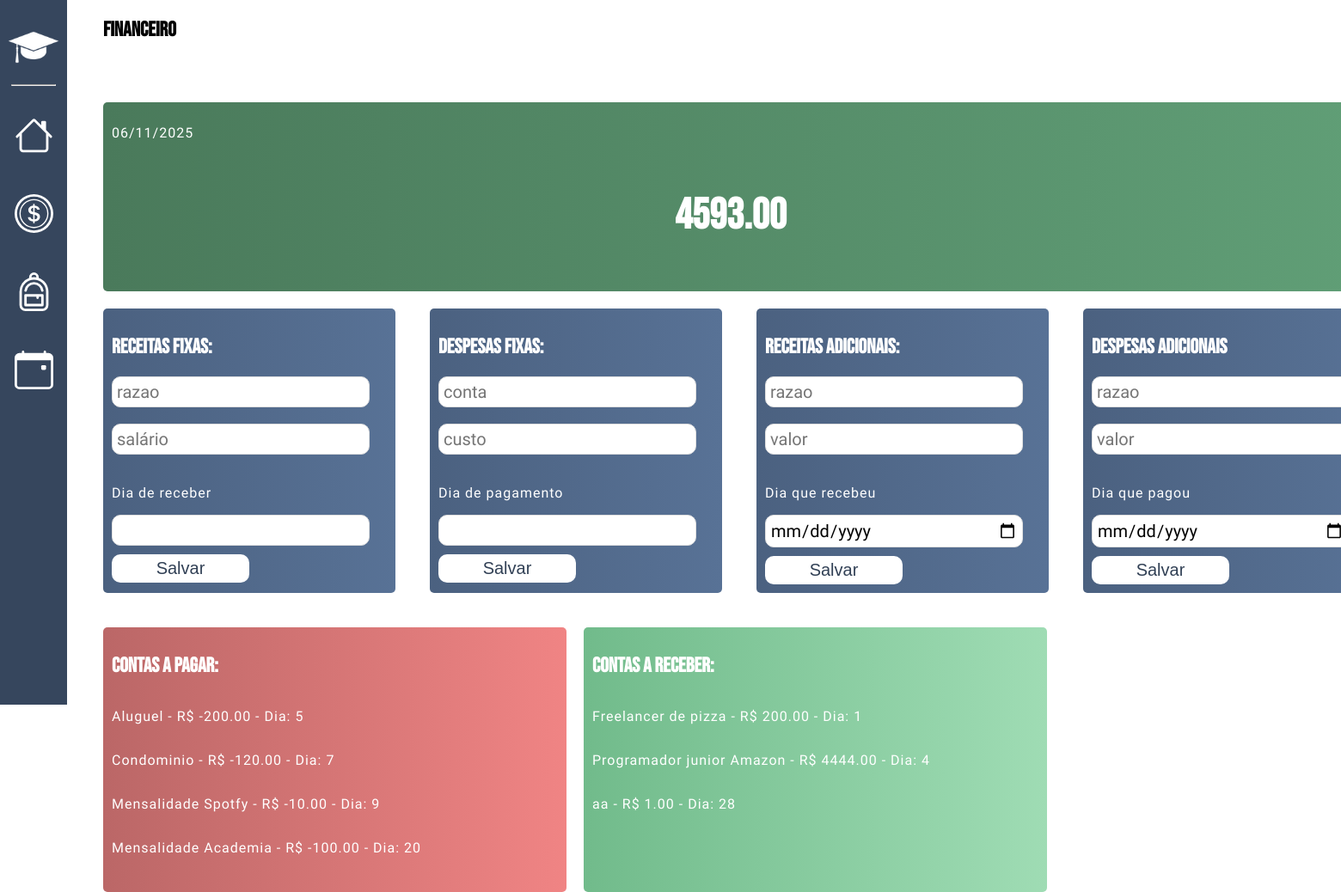
/hub/financeiro/financeiro.php (signed in), run on an earlier commit of the app's database.
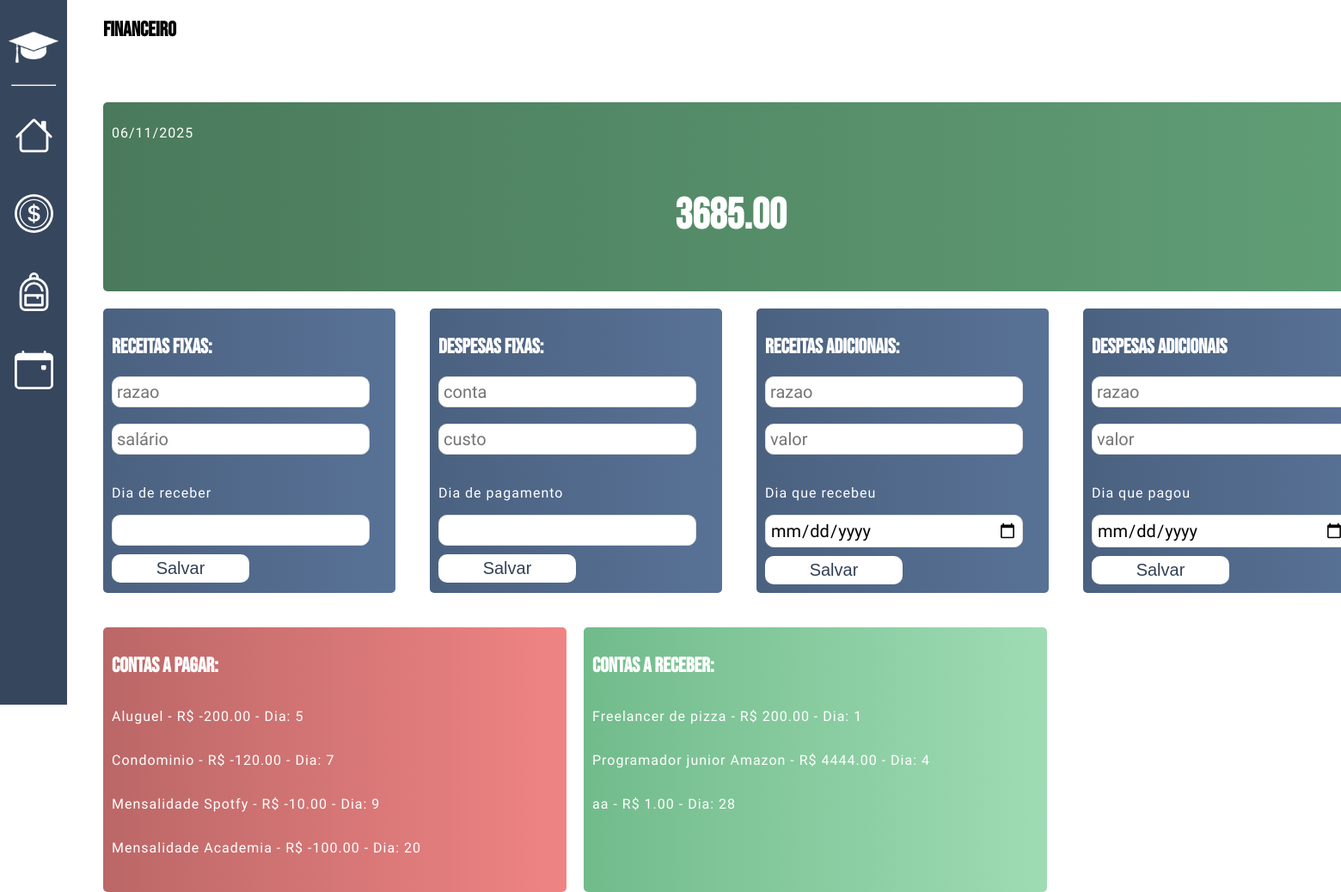
And on a later commit of the database.
### tables this page shows
CREATE TABLE IF NOT EXISTS `usuarios` (
  `id_usuario` int NOT NULL AUTO_INCREMENT,
  `nome_usuario` varchar(100) NOT NULL,
  `email_usuario` varchar(100) NOT NULL,
  `senha` varchar(255) NOT NULL,
  `saldo` decimal(15,2) NOT NULL DEFAULT '0.00',
  PRIMARY KEY (`id_usuario`),
  UNIQUE KEY `email_usuario` (`email_usuario`)
);

CREATE TABLE IF NOT EXISTS `valores_fixos` (
  `id` int NOT NULL AUTO_INCREMENT,
  `razao` varchar(64) NOT NULL,
  `valor` decimal(15,2) NOT NULL,
  `dia` int NOT NULL,
  `id_usuario` int NOT NULL,
  PRIMARY KEY (`id`),
  KEY `id_usuario` (`id_usuario`)
);

### hub/financeiro/financeiro.php (the view, shortened to what this page needs)
<?php
    include('../../php/conexao.php');
?>
<!DOCTYPE html>
<html lang="pt-BR">
    <head>
        <link rel="stylesheet" href="../../Pagprincipal/pagprin.css">
        <link rel="stylesheet" href="../nav.css">
        <link rel="stylesheet" href="financeiro.css">
    </head>
    <body>
        <div class="container">
           <nav>
                <Img src="../../imgeral/EDUCA (50 x 50 px).png">
                    <hr width="50px">
                        <ul class="icones">
                            <li class="home">
                                <div>
                                    <a href="../dashboard/dashboard.php">
                                        <button>
                                        </button>
                                    </a>
                                </div>
                            </li>
                            <li class="financeiro">
                                <div>
                                    <a href="../financeiro/financeiro.php">
                                        <button>
                                        </button>
                                    </a>
                                </div>
                            </li>
                            <li class="planejamento">
                                <a href="../planejamento/planejamento.php">
                                    <button>
                                    </button>
                                </a>
                            </li>
                            <li>
                            <div class="calendario" >
                                <a href="../historico/historico.php">
                                    <button>
                                    </button>
                                </a>
                            </div>
                            </li>
                        </ul>
            </nav>
             <section class="dashboard">
                <h1 class="Titulo"> Financeiro </h1>
                <div class="boxes">
                    <div class="box" id="box1">
                        <p> <?php echo date("d/m/Y"); ?> </p>
                        <h1> <?php echo $conn->query("SELECT saldo FROM usuarios WHERE id_usuario={$_SESSION["id_usuario"]}")->fetch_assoc()["saldo"]?> </h1>
                    </div>
                </div>
                <div class="boxes2">
                    <div class="box" id="box3">
                        <form method="post" action="handler.php">
                            <h1> Receitas Fixas:</h1>
                            <label>
                                <input type="text" name="razao" placeholder="razao">
                            </label><br><br>
                            <label>
                                <input type="number" name="valor" placeholder="salário">
                            </label><br><br>
                            <label>
                                <p> Dia de receber</p>
                                <input type="number" name="dia">
                            </label>
                            <button type="submit"> Salvar</button>
                        </form>
                    </div>
                    <div class="box" id="box3">
                        <form method="post" action="handler.php">
                            <h1> Despesas fixas:</h1>
                            <Label>
                                <input type="text" name="razao" placeholder="conta">
                            </Label><br><br>
                            <Label>
                                <input type="number" name="valor" placeholder="custo">
                            </Label><br><br>
                            <label>
                                <p> Dia de pagamento </p>
                                <input type="number" name="dia">
                            </label>
                            <button type="submit"> Salvar</button>
                        </form>
                    </div>
                    <div class="box" id="box3">
                        <form method="post" action="handler.php">
                            <h1> Receitas adicionais:</h1>
                            <Label>
                                <input type="text" name="razao" placeholder="razao">
                            </Label><br><br>
                            <Label>
                                <input type="text" name="valor" placeholder="valor">
                            </Label><br><br>
                            <label>
                                <p> Dia que recebeu </p>
                                <input type="date" name="data_entrada">
                            </label>
                            <button type="submit"> Salvar</button>
                        </form>
                    </div>
                    <div class="box" id="box3">
                        <form method="post" action="handler.php">
                            <h1> Despesas adicionais</h1>
                            <Label>
                                <input type="text" name="razao" placeholder="razao">
                            </Label><br><br>
                            <Label>
                                <input type="text" name="valor" placeholder="valor">
                            </Label><br><br>
                            <label>
                                <p> Dia que pagou </p>
                                <input type="date" name="data_entrada">
                            </label>
                            <button type="submit"> Salvar</button>
                        </form>
                    </div>
                </div>
                <div class="boxes3">
                    <div class="box2">
                       <h1>Contas a pagar:</h1>
                        <p>
                            <?php
                                $result = $conn->query("SELECT razao, valor, dia FROM valores_fixos WHERE id_usuario={$_SESSION["id_usuario"]} AND valor < 0 ORDER BY dia ASC");
                                if ($result->num_rows > 0){
                                    while($row = $result->fetch_assoc()){
                                        echo "<div class='conta'>
                                        <p>" . $row["razao"] . " - R$ " . $row["valor"] . " - Dia: " . $row["dia"] . "</p>
                                        </div>
                                        ";
                                    }
                                } else {
                                    echo "<p> Nenhuma conta a pagar </p>";
                                }
                            ?>
                        </p>
                    </div>
                <div class="box3">
                       <h1>Contas a receber:</h1>
                        <p>
                            <?php
                                $result = $conn->query("SELECT razao, valor, dia FROM valores_fixos WHERE id_usuario={$_SESSION["id_usuario"]} AND valor > 0 ORDER BY dia ASC");
                                if ($result->num_rows > 0){
                                    while($row = $result->fetch_assoc()){
                                        echo "<div class='conta'>
                                        <p>" . $row["razao"] . " - R$ " . $row["valor"] . " - Dia: " . $row["dia"] . "</p>
                                        </div>
                                        ";
                                    }
                                } else {
                                    echo "<p> Nenhuma conta a pagar </p>";
                                }
                            ?>
                        </p>
                </div>
            </section>
        </div>
</body>
</html>

### Pagprincipal/pagprin.css (style rules this page uses)
html { scroll-behavior: smooth; }
body { margin: 0; font-family: 'Bebas Neue', sans-serif; font-style: normal; }
p { font-family: "Josefin Sans", sans-serif; font-optical-sizing: auto; font-style: normal; letter-spacing: 1px; }
button { cursor: pointer; }

### hub/nav.css (style rules this page uses)
.container { height: 100%; width: 100%; display: flex; gap: 30px; }
nav { position: fixed; height: 100vh; width: 5vw; background: #36465D; display: flex; flex-direction: column; align-items: center; padding-top: 20px; }
nav img { width: 70px; }
.dashboard { display: flex; flex-direction: column; margin-left: 15vh; }
.boxes { display: flex; flex-direction: row; gap: 30px; }
button { background: none; border: none; }
.home, .financeiro, .calendario, .planejamento { position: relative; display: flex; align-items: center; justify-content: center; background-color: #36465D; cursor: pointer; overflow: visible; }
.icones { list-style: none; padding: 10px 0; }
.icones li { margin-bottom: 40px; }

### hub/financeiro/financeiro.css (style rules this page uses)
.boxes { margin-top: 50px; margin-bottom: 20px; }
.boxes2 { display: flex; flex-direction: row; gap: 40px; margin-bottom: 40px; }
.boxes3 { display: flex; flex-direction: row; gap: 20px; }
.box2 { width: 50VH; height: auto; padding: 10px; border-radius: 5px; background-image: linear-gradient(to right, #bb6767, #F08484); color: white; }
.box3 { width: 50VH; height: auto; padding: 10px; border-radius: 5px; background-image: linear-gradient(to right, #71bb8b, #9fdcb4); color: white; }
.box { padding: 10px; border-radius: 5px; background-image: linear-gradient(to right, #4b6180, #587296) ; width: 40vh; height: auto; color: white; }
#box1 { width: 180vh; height: 200px; background-image: linear-gradient(to right, #4a7a5b, #609e76); color: white; display: flex; flex-direction: column; }
#box1 h1 { align-self: center; font-size: 50px; }
#box3 input { width: 90%; border: #e0e0e0 solid 0.5px; border-radius: 10px; padding: 5px; font-family: "Josefin Sans", sans-serif; font-size: 20px; }
form button { margin-top: 10px; background-color:white ; color: #314055; padding: 5px 30px; font-size: 20px; cursor: pointer; border: none; border-radius: 10px; transition: box-shadow 0.5s ease, transform 0.3s ease; font-family: "Sour Gummy", sans-serif; font-optical-sizing: auto; font-weight: 400; font-style: normal; font-variation-settings: "wdth" 100; width: 50%; }
.conta { display: flex; flex-direction: row; flex-wrap: wrap; gap: 20px; }

What changed in the data, as far as the page shows it:
changed usuarios: saldo "4593.00" → "3685.00"
